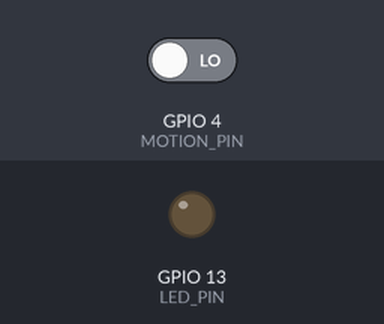
Bench run of a sketch on a simulated ESP8266 (NodeMCU). Shown: output pins drawn as LEDs (lit = HIGH). Inputs (shaded band) come from the test bench; at power-on: GPIO 4 (MOTION_PIN) LOW. WiFi joins after 1.5 s; servers stay silent unless stated; random numbers use the default seed unless the sketch sets one; EEPROM starts erased; no MQTT or app messages arrive unless stated; what the sketch prints to the serial monitor is not drawn.

Above: at 4.0 s.
4.1 s: GPIO 4 (MOTION_PIN) driven HIGH
At 4.6 s:
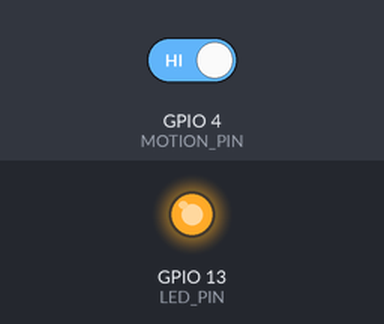
5.6 s: GPIO 4 (MOTION_PIN) driven LOW
At 6.9 s:
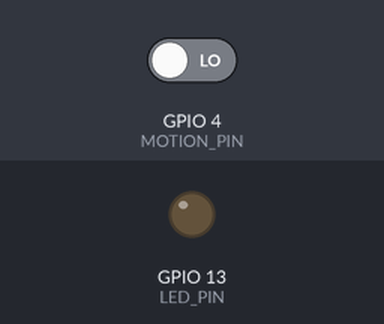
Timing chart, 0 to 8.6 s (numbered marks = the images above; inputs shaded):
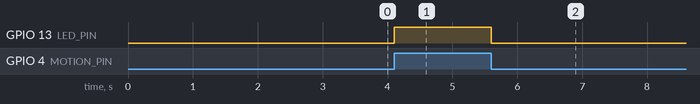

The sketch:

mqttSub.ino
```cpp
/* Learn to use pushbutton (button switch) with Arduino - Tutorial
   More info and circuit schematic: http://www.ardumotive.com/arduino-tutorials/category/button
   Dev: Michalis Vasilakis / Date: 19/10/2014
   UPDATED 2/6/2016 - LED to Arduino pin 3 and button to Arduino pin 4*/

#include <ESP8266WiFi.h>
#include <PubSubClient.h>
#include <Bounce2.h>
#include <EEPROM.h>
#include <Arduino.h>
//Constants
char * HOME_SSID = "javssecure";
char * HOME_PASS = "JaV5L0u15ViLL3";
const char* motion_event_topic = "places/home/test/motion";
const char* mqtt_server = "107.202.1.107";
const int MOTION_PIN = 4;
const int LED_PIN =  13;


WiFiClient espClient;
PubSubClient client(espClient);

//Variables
byte motionState = 0;
int flag=0;
long lastMsg = 0;
char msg[50];
int value = 0;


void callback(char* topic, byte* payload, unsigned int length) {
  Serial.print("Message arrived [");
  Serial.print(topic);
  Serial.print("]\n");
  for (int i = 0; i < length; i++) {
    Serial.print((char)payload[i]);
  }
  Serial.println();

  // Switch on the LED if an 1 was received as first character
  if ((char)payload[0] == '0') {
    digitalWrite(LED_PIN, LOW);   // Turn the LED on (Note that LOW is the voltage level
    Serial.println("LED_PIN -> LOW");
    motionState = LOW;
    EEPROM.write(0, motionState);    // Write state to EEPROM
    EEPROM.commit();
  } else if ((char)payload[0] == '1') {
    digitalWrite(LED_PIN, HIGH);  // Turn the LED off by making the voltage HIGH
    Serial.println("LED_PIN -> HIGH");
    motionState = HIGH;
    EEPROM.write(0, motionState);    // Write state to EEPROM
    EEPROM.commit();
  } else if ((char)payload[0] == '2') {
    motionState = !motionState;
    digitalWrite(LED_PIN, motionState);  // Turn the LED off by making the voltage HIGH
    Serial.print("LED_PIN -> switched to ");
    Serial.println(motionState);
    EEPROM.write(0, motionState);    // Write state to EEPROM
    EEPROM.commit();
  }
}

void reconnect() {
  // Loop until we're reconnected
  while (!client.connected()) {
    Serial.print("Attempting MQTT connection...");
    // Attempt to connect
    String clientId = "ESP8266Client-";
    clientId += String(random(0xffff), HEX);
    if (client.connect(clientId.c_str())) {
      Serial.println("connected");
      // Once connected, publish an announcement...
      client.publish(motion_event_topic, "E12 Button Connected");
      //client.subscribe(motion_event_topic);
    } else {
      Serial.print("failed, rc=");
      Serial.print(client.state());
      Serial.println(" try again in 5 seconds");
      // Wait 5 seconds before retrying
      for(int i = 0; i<5000; i++){
        //motionStateChanged();
        delay(1);
      }
    }
  }
}

void motionStateChanged() {
    digitalWrite(LED_PIN, motionState);
    //EEPROM.write(0, motionState);    // Write state to EEPROM
    if (motionState == 1){
    client.publish(motion_event_topic, "1");
    }
    else if (motionState == 0){
    client.publish(motion_event_topic, "0");
    }
}

void startWifi(){
    int attemptCount = 0;
    WiFi.mode(WIFI_STA);
    Serial.print("Reconnecting...");
    WiFi.begin(HOME_SSID, HOME_PASS);
    do{
        Serial.print(WiFi.status());
        delay(1000);
        //Serial.print("\nConnecting to : "); Serial.print(HOME_SSID); Serial.print("\nPassword: "); Serial.print(HOME_PASS);

        if(attemptCount > 30)
        {
           Serial.print("\nRESETTING DUE TO CONNECTION FAILURE");
           ESP.restart();
        }
        //try 13 times then log failure and return
        attemptCount++;
    }while (WiFi.status() != WL_CONNECTED);
}

void setup() {
  Serial.begin(115200, SERIAL_8N1, SERIAL_TX_ONLY);
  Serial.println(); Serial.println(); Serial.println();
  for(uint8_t t = 4; t > 0; t--) {
      Serial.printf("[SETUP] WAIT %d...\n", t);
      Serial.flush();
      delay(200);
  }
  //INIT AND READ MEM
  EEPROM.begin(512);
  motionState = EEPROM.read(0);
  //Input or output?
  pinMode(LED_PIN, OUTPUT);
  pinMode(MOTION_PIN, INPUT);

  startWifi();
  client.setServer(mqtt_server, 1883);
  client.setCallback(callback);
}

void loop(){

  if (!client.connected()) {
    reconnect();
  }
  byte pinState = digitalRead(MOTION_PIN);
  if(pinState != motionState){
    motionState = pinState;
    motionStateChanged();
  }
  client.loop();
}
```

Measured:
- after the input at 4.1 s, GPIO 13 (LED_PIN): LOW → HIGH at once
- after the input at 5.6 s, GPIO 13 (LED_PIN): HIGH → LOW at once
